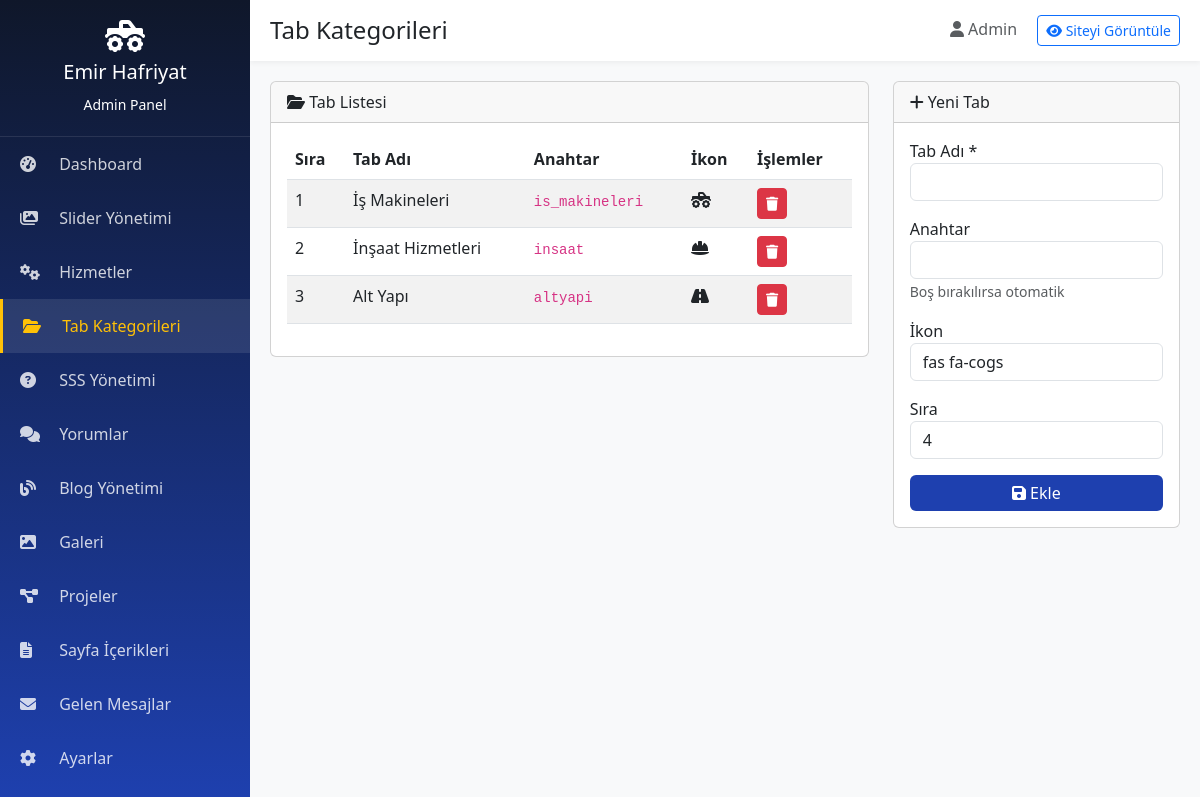
Screenshot of /admin/tabs.php (signed in) with the database file from the repository.
### tables this page shows
CREATE TABLE `service_tabs` (
  `id` int(11) NOT NULL AUTO_INCREMENT,
  `tab_name` varchar(100) NOT NULL,
  `tab_key` varchar(50) NOT NULL,
  `icon` varchar(100) DEFAULT NULL,
  `sort_order` int(11) DEFAULT 0,
  `status` tinyint(1) DEFAULT 1,
  PRIMARY KEY (`id`),
  UNIQUE KEY `tab_key` (`tab_key`)
);

### config.php (called while the page is built, shortened)
<?php
spl_autoload_register(function($class) {
    $file = BASE_PATH . '/includes/classes/' . $class . '.php';
});
require_once BASE_PATH . '/includes/functions.php';

### includes/classes/Database.php (called while the page is built, shortened)
<?php
class Database {
    private static $instance = null;
    private $conn;
    private function __construct() {
        try {
            $dsn = "mysql:host=" . DB_HOST . ";dbname=" . DB_NAME . ";charset=" . DB_CHARSET;
            $this->conn = new PDO($dsn, DB_USER, DB_PASS);
            $this->conn->setAttribute(PDO::ATTR_ERRMODE, PDO::ERRMODE_EXCEPTION);
            $this->conn->setAttribute(PDO::ATTR_DEFAULT_FETCH_MODE, PDO::FETCH_ASSOC);
            $this->conn->setAttribute(PDO::ATTR_EMULATE_PREPARES, false);
        } catch(PDOException $e) {
            die("Veritabanı bağlantısı başarısız: " . $e->getMessage());
        }
    }
    public static function getInstance() {
        if (self::$instance === null) {
            self::$instance = new self();
        }
        return self::$instance;
    }
    public function query($sql, $params = []) {
        try {
            $stmt = $this->conn->prepare($sql);
            $stmt->execute($params);
            return $stmt;
        } catch(PDOException $e) {
            error_log("Query Error: " . $e->getMessage());
            return false;
        }
    }
    public function fetchAll($sql, $params = []) {
        $stmt = $this->query($sql, $params);
        return $stmt ? $stmt->fetchAll() : [];
    }
}

### includes/functions.php (called while the page is built, shortened)
<?php
function clean($data) {
    return htmlspecialchars(strip_tags(trim($data)), ENT_QUOTES, 'UTF-8');
}

### admin/tabs.php (the view, shortened to what this page needs)
<?php
include 'includes/header.php';
$tabs=$db->fetchAll("SELECT * FROM service_tabs ORDER BY sort_order");
?>
<div class="row">
    <div class="col-md-8">
        <div class="card">
            <div class="card-header"><i class="fas fa-folder-open"></i> Tab Listesi</div>
            <div class="card-body">
                <table class="table table-striped">
                    <thead><tr><th>Sıra</th><th>Tab Adı</th><th>Anahtar</th><th>İkon</th><th>İşlemler</th></tr></thead>
                    <tbody>
                        <?php foreach($tabs as $tab): ?>
                            <tr>
                                <td><?=$tab['sort_order']?></td>
                                <td><?=clean($tab['tab_name'])?></td>
                                <td><code><?=$tab['tab_key']?></code></td>
                                <td><i class="<?=$tab['icon']?>"></i></td>
                                <td><a href="?delete=<?=$tab['id']?>" class="btn btn-sm btn-danger btn-delete"><i class="fas fa-trash"></i></a></td>
                            </tr>
                        <?php endforeach; ?>
                    </tbody>
                </table>
            </div>
        </div>
    </div>
    <div class="col-md-4">
        <div class="card">
            <div class="card-header"><i class="fas fa-plus"></i> Yeni Tab</div>
            <div class="card-body">
                <form method="POST">
                    <div class="mb-3"><label>Tab Adı *</label><input type="text" name="tab_name" class="form-control" required></div>
                    <div class="mb-3"><label>Anahtar</label><input type="text" name="tab_key" class="form-control"><small class="text-muted">Boş bırakılırsa otomatik</small></div>
                    <div class="mb-3"><label>İkon</label><input type="text" name="icon" class="form-control" value="fas fa-cogs"></div>
                    <div class="mb-3"><label>Sıra</label><input type="number" name="sort_order" class="form-control" value="<?=count($tabs)+1?>"></div>
                    <button type="submit" name="add" class="btn btn-primary w-100"><i class="fas fa-save"></i> Ekle</button>
                </form>
            </div>
        </div>
    </div>
</div>
<?php include 'includes/footer.php'; ?>

### admin/includes/header.php (style rules this page uses)
:root { --sidebar-width: 250px; --primary-yellow: #FFC107; --primary-blue: #1E40AF; --dark-blue: #0F172A; }
body { background: #f8f9fa; }
.btn-primary { background: var(--primary-blue); border: none; }

### rows the page displays
service_tabs: sort_order "1", tab_name "İş Makineleri", tab_key "is_makineleri"
service_tabs: sort_order "2", tab_name "İnşaat Hizmetleri", tab_key "insaat"
service_tabs: sort_order "3", tab_name "Alt Yapı", tab_key "altyapi"

### other values shown
$pageTitle "Tab Kategorileri"
$_SESSION['admin_name'] "Admin"
